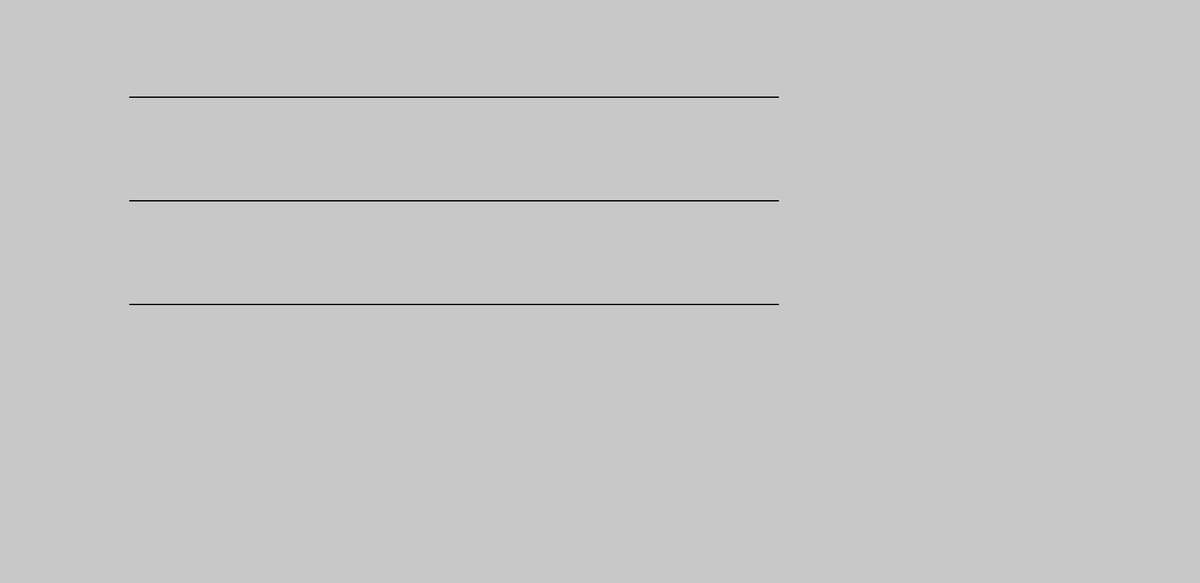
Frame 1 (no input)
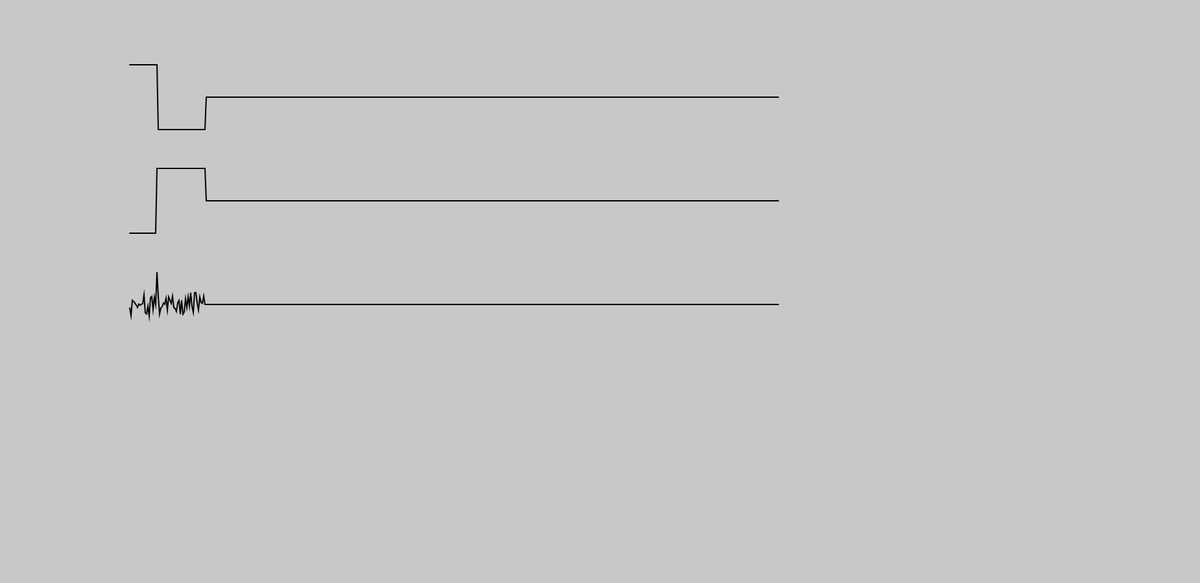
Frame 60 (no input)
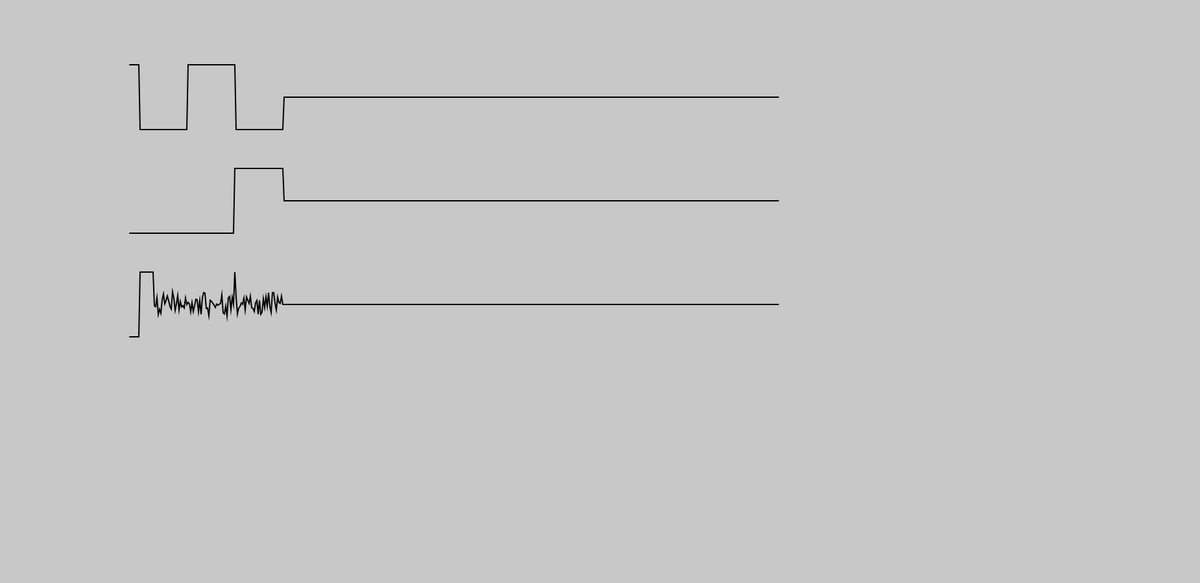
Frame 120 (the mouse pressed at the canvas centre since frame 60)

The p5.js sketch that drew these frames (run headless with seeded random() and noise() and a simulated clock; from frame 60 on, the mouse is pressed at the canvas centre):

// p5.js sketch
// ── sketch.js
const APPROACH_LENGTH = 230;
const APPROACH_DELTA = 3;
const APPROACH_SCALE = 40;
const graph_size = 500;
const voffset = 25;
const overshoot = 15;
const delta_time = 2;
const meta_ratio = 0.0625;
const propagation_delay = 10;

let temp_array;

let inj_glitch = 1;
let posedge_flag = 0;
let err_stretch = 0;

let global_time = 0;

// CLK 1
let clk_graph = [];
let clk_hold_time = 74;
// let clk_hold_time = 90;
let clk_skew_time = -1;
let clk_time = 0;
let clk_ttime = null;
let clk_state = 1;
let clk_pstate = 0;

// DATA
let osc_graph = [];
let osc_hold_time = 240;
let osc_skew_time = -1;
let osc_time = 0;
let osc_ttime = null;
let osc_state = 1;
let osc_pstate = 0;

// FLOP 1
let flop1_graph = [];
let flop1_pclk = 0;
let flop1_state = 1;
let flop1_pstate = 0; // this is the prev_data_in
let flop1_hstate = null; // used for storing the next state while flop is in hold
let flop1_hold_val = 0; // flop holds this value (used for propagation delay)
let flop1_postime = 0;
let flop1_datatime = 0;
let flop1_sample_flag = 0;
let flop1_delay = 0;
let flop1_skewed_val = 0;
let flop1_approach_flag = 0;


let gtemp = 0;


let meta_time = 0;
let meta_entry_state = 0;




// CLK 2
let clk2_graph = [];
let clk2_hold_time = 74;
let clk2_skew_time = -1;
let clk2_time = 0;
let clk2_ttime = null;
let clk2_state = 1;
let clk2_pstate = 0;


// FLOP 2
let flop2_graph = [];
let flop2_pclk = 0;
let flop2_state = 1;
let flop2_pstate = 0;
let flop2_hstate = null;
let flop2_hold_val = 0;
let flop2_postime = 0;
let flop2_datatime = 0;
let flop2_sample_flag = 0;
let flop2_delay = 0;

// FLOP 3
let flop3_graph = [];
let flop3_pclk = 0;
let flop3_state = 1;
let flop3_pstate = 0;
let flop3_hstate = null;
let flop3_hold_val = 0;
let flop3_postime = 0;
let flop3_datatime = 0;
let flop3_sample_flag = 0;
let flop3_delay = 0;

function setup() {
  // put setup code here
  createCanvas(1850, 900);
  background(200);

  // assign initial values of all graphs to be zero
  for (let i = 0; i <= graph_size; i++) {
    clk_graph[i] = 0;
    osc_graph[i] = 0;
    flop1_graph[i] = 0;
    clk2_graph[i] = 0;
    flop2_graph[i] = 0;
    flop3_graph[i] = 0;
  }
}

function draw() {
  // BACKGROUND STUFFS
  clear();
  background(200);

  // CLK 1
  translate(200, 150);
  scale(2, 2, 1); // TEMP CODE FOR MAKING THINGS LARGER
  strokeWeight(1);
  stroke("black");
  noFill();
  beginShape();
  // DRAW
  for (let i = 0; i <= clk_graph.length; i++) {
    vertex(i , clk_graph[i]);
  }
  endShape();

  // DATA
  translate(0, 80);
  strokeWeight(1);
  stroke("black");
  noFill();
  beginShape();
  // DRAW
  for (let i = 0; i <= osc_graph.length; i++) {
    vertex(i , osc_graph[i]);
  }
  endShape();
  
  // FLOP 1
  translate(0, 80);
  strokeWeight(1);
  stroke("black");
  noFill();
  beginShape();
  // DRAW
  for (let i = 0; i <= flop1_graph.length; i++) {
    vertex(i , flop1_graph[i]);
  }
  endShape();
  
  translate(0, 100); // separator

  // // CLK 2
  // translate(0, 80);
  // // scale(2, 2, 1);
  // strokeWeight(1);
  // stroke("black");
  // noFill();
  // beginShape();
  // // DRAW
  // for (let i = 0; i <= clk_graph.length; i++) {
  //   vertex(i , clk2_graph[i]);
  // }
  // endShape();


  // // FLOP 2
  // translate(0, 80);
  // strokeWeight(1);
  // stroke("black");
  // noFill();
  // beginShape();
  // // DRAW
  // for (let i = 0; i <= flop2_graph.length; i++) {
  //   vertex(i , flop2_graph[i]);
  // }
  // endShape();
  // 
  // // FLOP 3
  // translate(0, 80);
  // strokeWeight(1);
  // stroke("black");
  // noFill();
  // beginShape();
  // // DRAW
  // for (let i = 0; i <= flop3_graph.length; i++) {
  //   vertex(i , flop3_graph[i]);
  // }
  // endShape();
  
  
  
  
  // CLK A 1
  temp_array = inst_signal(clk_graph, clk_time, clk_ttime, clk_state, clk_pstate, clk_hold_time, clk_skew_time);
  [clk_graph, clk_time, clk_ttime, clk_state, clk_pstate] = temp_array;

  // DATA 1
  // temp_array = inst_signal(osc_graph, osc_time, osc_ttime, osc_state, osc_pstate, osc_hold_time, osc_skew_time);
  temp_array = inj_signal(osc_graph, osc_time, osc_ttime, osc_state, osc_pstate, osc_hold_time, osc_skew_time);
  [osc_graph, osc_time, osc_ttime, osc_state, osc_pstate] = temp_array;
  
  // FLOP 1
  temp_array = inst_flop(flop1_graph,          clk_state,    flop1_pclk,     osc_state,        flop1_pstate, 
                         flop1_state,          flop1_hstate, flop1_hold_val, flop1_postime,    flop1_datatime, 
                         flop1_sample_flag,    flop1_delay,  10,             flop1_skewed_val, clk_hold_time,
                         flop1_approach_flag,  );
  

  [flop1_graph,      flop1_state,   flop1_hstate,   flop1_hold_val,    flop1_pclk, 
   flop1_pstate,     flop1_postime, flop1_datatime, flop1_sample_flag, flop1_delay, 
   flop1_skewed_val, flop1_approach_flag] = temp_array;

  //      // CLK 2
  //      temp_array = inst_signal(clk2_graph, clk2_time, clk2_ttime, clk2_state, clk2_pstate, clk2_hold_time, clk2_skew_time);
  //      [clk2_graph, clk2_time, clk2_ttime, clk2_state, clk2_pstate] = temp_array;
  //      
  //      // FLOP 2
  //      temp_array = inst_flop(flop2_graph, clk2_state, flop2_pclk, flop1_state, flop2_pstate, flop2_state, flop2_hstate, flop2_hold_val, flop2_postime, flop2_datatime, flop2_sample_flag, flop2_delay, 5);
  //      [flop2_graph, flop2_state, flop2_hstate, flop2_hold_val, flop2_pclk, flop2_pstate, flop2_postime, flop2_datatime, flop2_sample_flag, flop2_delay] = temp_array;
  //      
  //      // FLOP 3
  //      temp_array = inst_flop(flop3_graph, clk2_state, flop3_pclk, flop2_state, flop3_pstate, flop3_state, flop3_hstate, flop3_hold_val, flop3_postime, flop3_datatime, flop3_sample_flag, flop3_delay, 5);
  //      [flop3_graph, flop3_state, flop3_hstate, flop3_hold_val, flop3_pclk, flop3_pstate, flop3_postime, flop3_datatime, flop3_sample_flag, flop3_delay] = temp_array;


  global_time += delta_time;
}








// randomization in the way the skew values are generated
function skewer() {
  let val = 0;
  
  val = random();
  val = val - 0.5;
  return val*2;
}


// function to generate y-values over time, controlled by various parameters
function inst_signal(graph, time, ttime, curr_state, prev_state, hold_time, skew_time) {
  if (time > 0 && time < hold_time) {
    // console.log("TIME : ", time, "TTIME : ", ttime, "STATE : ", curr_state);
  } else {
    if (ttime == null) {
      ttime = time;
      prev_state = curr_state;
      // console.log("GET TTIME");
    }
    if (time - ttime >= skew_time) {
      curr_state = prev_state*-1
      time = 0;
      ttime = null;
      // console.log("SKEW");
    } else {
      curr_state = 0;
      // console.log("RELEASE");
    }
  }
  graph.pop();
  if (curr_state > 0) {
    graph.unshift(voffset*-1);
  } else if (curr_state < 0) {
    graph.unshift(voffset);
  } else if (curr_state == 0) {
    graph.unshift(skewer()*voffset+overshoot);
  }
  time += delta_time;

  // destructured return (destructuring assignments)
  return [graph, time, ttime, curr_state, prev_state];
}


// function to generate y-values over time, controlled by various parameters
function inj_signal(graph, time, ttime, curr_state, prev_state, hold_time, skew_time) {
  if (time > 0 && time < hold_time) {
    // console.log("TIME : ", time, "TTIME : ", ttime, "STATE : ", curr_state);
  } else {
    if (ttime == null) {
      ttime = time;
      prev_state = curr_state;
      // console.log("GET TTIME");
    }
    if (time - ttime >= skew_time) {
      curr_state = prev_state*-1
      time = 0;
      ttime = null;
      // console.log("SKEW");
    } else {
      curr_state = 0;
      // console.log("RELEASE");
    }
  }

  // console.log("FLOP1 POSEDGE : ", flop1_pclk);
  if (inj_glitch == 1) {
    if (posedge_flag == 0) {
      curr_state = 1;
    } else {
      if (err_stretch <= 500) {
        curr_state = -1;
        err_stretch += delta_time;
      } else {
        err_stretch = 0;
        posedge_flag = 0;
      }
    }
  }

  graph.pop();
  if (curr_state > 0) {
    graph.unshift(voffset*-1);
  } else if (curr_state < 0) {
    graph.unshift(voffset);
  } else if (curr_state == 0) {
    graph.unshift(skewer()*voffset+overshoot);
  }
  time += delta_time;

  // destructured return (destructuring assignments)
  return [graph, time, ttime, curr_state, prev_state];
}




// flip flop function
function inst_flop(graph,       clk_in,     prev_clk_in, data_in,    prev_data_in, 
                   curr_state,  prev_state, hold_val,    postime,    datatime, 
                   sample_flag, delay,      shtime,      skewed_val, clk_hold_time,
                   approach_flag) {

  if (clk_in < 0) {
    sample_flag = 1;
    postime = null;
  }
  
  if (clk_in > 0 && sample_flag == 1) {
    // CAPTURE POSEDGE TIME
    if (postime == null) {
      postime = global_time;
      meta_time = 0;
      // FOR ERROR INJECTION???
      posedge_flag = 1;
      approach_flag = 1;
      console.log("POSEDGE : ", global_time);
    }

    if (hold_val == null) { hold_val = curr_state; }

    if (postime - datatime > 0 && postime - datatime <= shtime) {
      // HANDLES SAMPLE TIME
      curr_state = 0;
      console.log("METASTABLE SAMPLE", "clk posedge time : ", postime, "\ndata edge time : ", datatime);
      console.log("METASTABLE DELTA : ", postime - datatime, "shtime : ", shtime);
    } else {
      // console.log("METASTABLE SAMPLE", "clk posedge time : ", postime, "\ndata edge time : ", datatime);
      // console.log("METASTABLE DELTA : ", postime - datatime, "shtime : ", shtime);
      if (gtemp == 1) {
        console.log("DO NOT SAMPLE THIS POSEDGE");
        curr_state = skewed_val;
        gtemp = 0;
      } else {
        console.log("SAMPLE THIS");
        curr_state = data_in;
      }
    }
    delay = 0;
    sample_flag = 0;
    // console.log("ASSIGN VAL : ", curr_state);
  }

  // use to monitor data edges, for handling hold time violations
  // prev_data_in IS NOT the previous output or the current output of the flop
  if (data_in != prev_data_in) {
    datatime = global_time;
    // console.log("DATA EDGE : ", datatime, " = ", data_in);
    // HANDLES HOLD TIME
    if (global_time - postime <= shtime) {
      curr_state = 0;
      prev_state = 0; // ideally this happens after the posedge, thus we need to set this variable here also
      console.log("METASTABLE HOLD?", "last posedge : ", postime, "dtime : ", datatime);
      console.log("METASTABLE DELTA : ", datatime - postime, "shtime : ", shtime);
    }
  }
  prev_data_in = data_in;
  // console.log("CURR STATE AFTER HOLD VIO : ", curr_state);
  // console.log("PREV STATE AFTER HOLD VIO : ", prev_state);

  // console.log("CURR STATE BEFORE SHIFTING : ", curr_state);
  //
  if (curr_state == 0 && meta_time < clk_hold_time*1.7) {
    meta_time += delta_time;
    [skewed_val] = approach_value(curr_state, meta_time, global_time+50, APPROACH_DELTA, clk_hold_time*1.7, approach_flag, skewed_val);
  // } else if (curr_state == 0 && meta_time == clk_hold_time*1) { 
  } else if (approach_flag == 1 && meta_time >= clk_hold_time*1.7) { 
    approach_flag = 0;
    console.log("APPROACH EXIT : ", global_time);
    gtemp = 1;
    // curr_state = skewed_val;
  }


  graph.pop();
  if (curr_state > 0) {
    graph.unshift(voffset*-1);
  } else if (curr_state < 0) {
    graph.unshift(voffset);
  } else if (curr_state == 0) {
    // graph.unshift(skewer()*voffset+overshoot);
    graph.unshift(skewed_val*voffset);
  }

  // destructured return (destructuring assignments)
  return [graph,        curr_state,   prev_state, hold_val,    prev_clk_in, 
          prev_data_in, postime,      datatime,   sample_flag, delay, 
          skewed_val,   approach_flag];
}



function approach_value(start_val, input, time, delta, metastable_length, flag, prev_val) {
  let curr_val = 0;


  if (input >= 0 && input <= delta) {
    console.log("ENTRY");
    curr_val = start_val;
  } else if (input > metastable_length - (metastable_length - delta) && input < metastable_length) {
    curr_val = noise(time) - 0.5;
    console.log("MID");
  } else if (input > metastable_length && flag == 1) {
    curr_val = -1;
    console.log("ENDING : ", global_time);
  }
  // if (input > metastable_length && flag == 1) {
  //   console.log("PREV VAL : ", prev_val);
  //   curr_val = -1;
  //   // if (prev_val > 0) {
  //   //   curr_val = -1;
  //   // } else if (prev_val < 0) {
  //   //   curr_val = 1;
  //   // }
  //   // curr_val = random([-1 , 1]);
  //   flag = 0;
  //   console.log("STABILIZED INTO : ", curr_val);
  //   console.log("CLK STATE : ", clk_state);
  // }
  return [curr_val];
}
